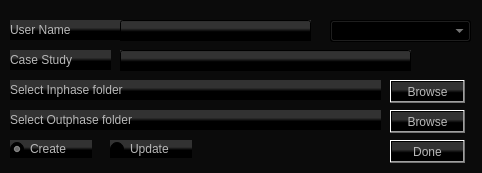
<?xml version="1.0" encoding="UTF-8"?>
<ui version="4.0">
 <class>UserWindow</class>
 <widget class="QDialog" name="UserWindow">
  <property name="geometry">
   <rect>
    <x>0</x>
    <y>0</y>
    <width>482</width>
    <height>173</height>
   </rect>
  </property>
  <property name="maximumSize">
   <size>
    <width>482</width>
    <height>173</height>
   </size>
  </property>
  <property name="windowTitle">
   <string>User Create/Update Window</string>
  </property>
  <property name="styleSheet">
   <string notr="true">background-color: rgb(11, 11, 11);</string>
  </property>
  <widget class="QLabel" name="uName">
   <property name="geometry">
    <rect>
     <x>10</x>
     <y>20</y>
     <width>111</width>
     <height>20</height>
    </rect>
   </property>
   <property name="styleSheet">
    <string notr="true">border-color: rgb(21, 21, 21);
font: 11pt &quot;MS Shell Dlg 2&quot;;
border-color: rgb(42, 42, 42);
background-color: rgb(68, 68, 68);
color: rgb(184, 184, 184);


color: rgb(184, 184, 184);
background-color: qlineargradient(spread:pad, x1:0, y1:1, x2:0, y2:0, stop:0.4375 rgba(0, 0, 0, 255), stop:0.607955 rgba(50, 50, 50, 255))</string>
   </property>
   <property name="text">
    <string>User Name</string>
   </property>
  </widget>
  <widget class="QLabel" name="stdyNameLbl">
   <property name="geometry">
    <rect>
     <x>10</x>
     <y>50</y>
     <width>101</width>
     <height>20</height>
    </rect>
   </property>
   <property name="styleSheet">
    <string notr="true">border-color: rgb(21, 21, 21);
font: 11pt &quot;MS Shell Dlg 2&quot;;
border-color: rgb(42, 42, 42);
background-color: rgb(68, 68, 68);
color: rgb(184, 184, 184);


color: rgb(184, 184, 184);
background-color: qlineargradient(spread:pad, x1:0, y1:1, x2:0, y2:0, stop:0.4375 rgba(0, 0, 0, 255), stop:0.607955 rgba(50, 50, 50, 255))</string>
   </property>
   <property name="text">
    <string>Case Study</string>
   </property>
  </widget>
  <widget class="QLabel" name="ipFolderLbl">
   <property name="geometry">
    <rect>
     <x>10</x>
     <y>80</y>
     <width>371</width>
     <height>20</height>
    </rect>
   </property>
   <property name="styleSheet">
    <string notr="true">border-color: rgb(21, 21, 21);
font: 11pt &quot;MS Shell Dlg 2&quot;;
border-color: rgb(42, 42, 42);
background-color: rgb(68, 68, 68);
color: rgb(184, 184, 184);


color: rgb(184, 184, 184);
background-color: qlineargradient(spread:pad, x1:0, y1:1, x2:0, y2:0, stop:0.4375 rgba(0, 0, 0, 255), stop:0.607955 rgba(50, 50, 50, 255))</string>
   </property>
   <property name="text">
    <string>Select Inphase folder</string>
   </property>
  </widget>
  <widget class="QLabel" name="opFolderLbl">
   <property name="geometry">
    <rect>
     <x>10</x>
     <y>110</y>
     <width>371</width>
     <height>20</height>
    </rect>
   </property>
   <property name="styleSheet">
    <string notr="true">border-color: rgb(21, 21, 21);
font: 11pt &quot;MS Shell Dlg 2&quot;;
border-color: rgb(42, 42, 42);
background-color: rgb(68, 68, 68);
color: rgb(184, 184, 184);


color: rgb(184, 184, 184);
background-color: qlineargradient(spread:pad, x1:0, y1:1, x2:0, y2:0, stop:0.4375 rgba(0, 0, 0, 255), stop:0.607955 rgba(50, 50, 50, 255))</string>
   </property>
   <property name="text">
    <string>Select Outphase folder</string>
   </property>
  </widget>
  <widget class="QPushButton" name="doneBtn">
   <property name="enabled">
    <bool>true</bool>
   </property>
   <property name="geometry">
    <rect>
     <x>390</x>
     <y>140</y>
     <width>75</width>
     <height>23</height>
    </rect>
   </property>
   <property name="styleSheet">
    <string notr="true">border-color: rgb(21, 21, 21);
font: 11pt &quot;MS Shell Dlg 2&quot;;
border-color: rgb(42, 42, 42);
background-color: rgb(68, 68, 68);
color: rgb(184, 184, 184);


color: rgb(184, 184, 184);
background-color: qlineargradient(spread:pad, x1:0, y1:1, x2:0, y2:0, stop:0.4375 rgba(0, 0, 0, 255), stop:0.607955 rgba(50, 50, 50, 255))</string>
   </property>
   <property name="text">
    <string>Done</string>
   </property>
  </widget>
  <widget class="QLineEdit" name="uNameDat">
   <property name="geometry">
    <rect>
     <x>120</x>
     <y>20</y>
     <width>191</width>
     <height>21</height>
    </rect>
   </property>
   <property name="styleSheet">
    <string notr="true">border-color: rgb(21, 21, 21);
font: 11pt &quot;MS Shell Dlg 2&quot;;
border-color: rgb(42, 42, 42);
background-color: rgb(68, 68, 68);
color: rgb(184, 184, 184);


color: rgb(184, 184, 184);
background-color: qlineargradient(spread:pad, x1:0, y1:1, x2:0, y2:0, stop:0.4375 rgba(0, 0, 0, 255), stop:0.607955 rgba(50, 50, 50, 255))</string>
   </property>
   <property name="inputMask">
    <string/>
   </property>
   <property name="text">
    <string/>
   </property>
   <property name="clearButtonEnabled">
    <bool>true</bool>
   </property>
  </widget>
  <widget class="QLineEdit" name="stdyNameDat">
   <property name="geometry">
    <rect>
     <x>120</x>
     <y>50</y>
     <width>291</width>
     <height>21</height>
    </rect>
   </property>
   <property name="styleSheet">
    <string notr="true">border-color: rgb(21, 21, 21);
font: 11pt &quot;MS Shell Dlg 2&quot;;
border-color: rgb(42, 42, 42);
background-color: rgb(68, 68, 68);
color: rgb(184, 184, 184);


color: rgb(184, 184, 184);
background-color: qlineargradient(spread:pad, x1:0, y1:1, x2:0, y2:0, stop:0.4375 rgba(0, 0, 0, 255), stop:0.607955 rgba(50, 50, 50, 255))</string>
   </property>
   <property name="text">
    <string/>
   </property>
   <property name="clearButtonEnabled">
    <bool>true</bool>
   </property>
  </widget>
  <widget class="QPushButton" name="ipBrowse">
   <property name="geometry">
    <rect>
     <x>390</x>
     <y>80</y>
     <width>75</width>
     <height>23</height>
    </rect>
   </property>
   <property name="styleSheet">
    <string notr="true">border-color: rgb(21, 21, 21);
font: 11pt &quot;MS Shell Dlg 2&quot;;
border-color: rgb(42, 42, 42);
background-color: rgb(68, 68, 68);
color: rgb(184, 184, 184);


color: rgb(184, 184, 184);
background-color: qlineargradient(spread:pad, x1:0, y1:1, x2:0, y2:0, stop:0.4375 rgba(0, 0, 0, 255), stop:0.607955 rgba(50, 50, 50, 255))</string>
   </property>
   <property name="text">
    <string>Browse</string>
   </property>
  </widget>
  <widget class="QPushButton" name="opBrowse">
   <property name="geometry">
    <rect>
     <x>390</x>
     <y>110</y>
     <width>75</width>
     <height>23</height>
    </rect>
   </property>
   <property name="styleSheet">
    <string notr="true">border-color: rgb(21, 21, 21);
font: 11pt &quot;MS Shell Dlg 2&quot;;
border-color: rgb(42, 42, 42);
background-color: rgb(68, 68, 68);
color: rgb(184, 184, 184);


color: rgb(184, 184, 184);
background-color: qlineargradient(spread:pad, x1:0, y1:1, x2:0, y2:0, stop:0.4375 rgba(0, 0, 0, 255), stop:0.607955 rgba(50, 50, 50, 255))</string>
   </property>
   <property name="text">
    <string>Browse</string>
   </property>
  </widget>
  <widget class="QComboBox" name="uNameCmb">
   <property name="enabled">
    <bool>false</bool>
   </property>
   <property name="geometry">
    <rect>
     <x>330</x>
     <y>20</y>
     <width>141</width>
     <height>22</height>
    </rect>
   </property>
   <property name="styleSheet">
    <string notr="true">border-color: rgb(21, 21, 21);
font: 11pt &quot;MS Shell Dlg 2&quot;;
border-color: rgb(42, 42, 42);
background-color: rgb(68, 68, 68);
color: rgb(184, 184, 184);


color: rgb(184, 184, 184);
background-color: qlineargradient(spread:pad, x1:0, y1:1, x2:0, y2:0, stop:0.4375 rgba(0, 0, 0, 255), stop:0.607955 rgba(50, 50, 50, 255))</string>
   </property>
  </widget>
  <widget class="QRadioButton" name="createRdBtn">
   <property name="geometry">
    <rect>
     <x>10</x>
     <y>140</y>
     <width>82</width>
     <height>18</height>
    </rect>
   </property>
   <property name="styleSheet">
    <string notr="true">border-color: rgb(21, 21, 21);
font: 11pt &quot;MS Shell Dlg 2&quot;;
border-color: rgb(42, 42, 42);
background-color: rgb(68, 68, 68);
color: rgb(184, 184, 184);


color: rgb(184, 184, 184);
background-color: qlineargradient(spread:pad, x1:0, y1:1, x2:0, y2:0, stop:0.4375 rgba(0, 0, 0, 255), stop:0.607955 rgba(50, 50, 50, 255))</string>
   </property>
   <property name="text">
    <string>Create</string>
   </property>
   <property name="checked">
    <bool>true</bool>
   </property>
  </widget>
  <widget class="QRadioButton" name="updtRdBtn">
   <property name="geometry">
    <rect>
     <x>110</x>
     <y>140</y>
     <width>82</width>
     <height>18</height>
    </rect>
   </property>
   <property name="styleSheet">
    <string notr="true">border-color: rgb(21, 21, 21);
font: 11pt &quot;MS Shell Dlg 2&quot;;
border-color: rgb(42, 42, 42);
background-color: rgb(68, 68, 68);
color: rgb(184, 184, 184);


color: rgb(184, 184, 184);
background-color: qlineargradient(spread:pad, x1:0, y1:1, x2:0, y2:0, stop:0.4375 rgba(0, 0, 0, 255), stop:0.607955 rgba(50, 50, 50, 255))</string>
   </property>
   <property name="text">
    <string>Update</string>
   </property>
  </widget>
 </widget>
 <resources/>
 <connections/>
</ui>
